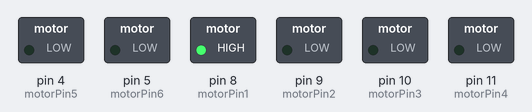
The sketch below on a simulated Arduino Uno, built with avr-gcc and run on an emulated ATmega328P. Shown: switched loads named in the sketch (green lamp = pin HIGH).

Above: at 0.2 s.
At 2.92 s:
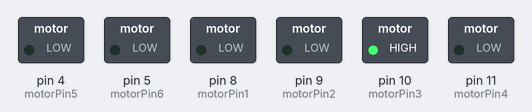
Timing chart, 0 to 3.2 s (numbered marks = the images above):
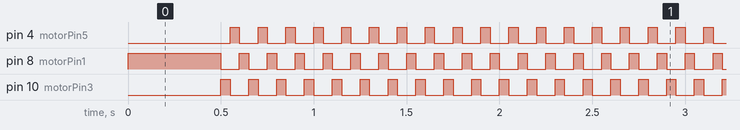

The sketch:

StepperCode.ino
```cpp
#define CCW 0
#define CW 1

int motorPin1 = 8;
int motorPin2 = 9;
int motorPin3 = 10;
int motorPin4 = 11;
int motorPin5 = 4;
int motorPin6 = 5;
int delayTime = 100;  /* In milliseconds, note that 100ms is about max for demo1 motor */
int dir = CCW;        /* Ideally must be set to either CCW or CW */
int motor_state = 0;

void setup() {

  noInterrupts(); //disable all interrupts

// initialize timer1

  TCCR1A = 0;
  TCCR1B = 0;

  TCNT1 = 34286; //preload timer 65536-16MHz/256/2Hz
  TCCR1B |= (1 << CS12);  //256 prescaler
  TIMSK1 |= (1 << TOIE1);   //enable timer overflow interrupt
  interrupts(); //enable all interrupts

  pinMode(motorPin1, OUTPUT);
  pinMode(motorPin2, OUTPUT);
  pinMode(motorPin3, OUTPUT);
  pinMode(motorPin4, OUTPUT);
  pinMode(motorPin5, OUTPUT);
  pinMode(motorPin6, OUTPUT);

  // motor pins 2,4,6 are always low
  digitalWrite(motorPin2, LOW);
  digitalWrite(motorPin4, LOW);
  digitalWrite(motorPin6, LOW);
}

ISR(TIMER1_OVF_vect) //interrupts service routine
{
  TCNT1 = 62411;
  if (motor_state == 0)
    motor_state = 1;
  else if (motor_state == 1)
    motor_state = 2;
  else
    motor_state = 0;
}


void loop() {


  if(dir == CCW)
  {
      if (motor_state == 0)
      {
        digitalWrite(motorPin1, HIGH);
        digitalWrite(motorPin3, LOW);
        digitalWrite(motorPin5, LOW);
      }
      else if (motor_state == 1)
      {
        digitalWrite(motorPin1, LOW);
        digitalWrite(motorPin3, HIGH);
        digitalWrite(motorPin5, LOW);
      }

      else if (motor_state == 2)
      {
        digitalWrite(motorPin1, LOW);
        digitalWrite(motorPin3, LOW);
        digitalWrite(motorPin5, HIGH);
      }
      else
      {
        digitalWrite(motorPin1, LOW);
        digitalWrite(motorPin3, LOW);
        digitalWrite(motorPin5, LOW);
      }
   }
  else
  {
    if (motor_state == 0)
    {
      digitalWrite(motorPin1, HIGH);
      digitalWrite(motorPin3, LOW);
      digitalWrite(motorPin5, LOW);
    }
    else if (motor_state == 1)
    {
      digitalWrite(motorPin1, LOW);
      digitalWrite(motorPin3, LOW);
      digitalWrite(motorPin5, HIGH);
    }

    else if (motor_state == 2)
    {
      digitalWrite(motorPin1, LOW);
      digitalWrite(motorPin3, HIGH);
      digitalWrite(motorPin5, LOW);
    }
    else
    {
      digitalWrite(motorPin1, LOW);
      digitalWrite(motorPin3, LOW);
      digitalWrite(motorPin5, LOW);
    }
  }
}
```

Measured:
- by itself, pin 4 (motorPin5), pin 10 (motorPin3): alternates HIGH for 0.05 s and LOW for 0.10 s
- by itself, pin 8 (motorPin1): repeats every 0.15 s: LOW 0.10 s, HIGH 0.05 s
